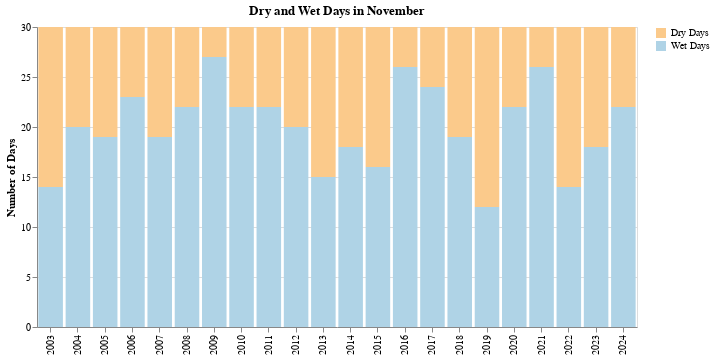

The cell this chart's notebook holds for it:
### Markdown cell above
The chart below shows the number of wet and dry days in November for each year since 2003.

### Code cell
chart = alt.Chart(df_melted).mark_bar().encode(
    x=alt.X('Year:O', title=None),
    y=alt.Y('Days:Q', title='Number of Days'),
    color=alt.Color('Day Type:N', title=None, scale=alt.Scale(scheme='blueorange', reverse=True))
).properties(
    title='Dry and Wet Days in November', width=600
)
chart

### Figure 1 — Vega-Lite specification as saved in the notebook (floating-point values rounded to 4 significant figures)
{"config": {"view": {"continuousWidth": 300, "continuousHeight": 300}}, "data": {"name": "data-4e35f8452cd2ddf6d91980a4e93fc6b2"}, "mark": {"type": "bar"}, "encoding": {"color": {"field": "Day Type", "scale": {"reverse": true, "scheme": "blueorange"}, "title": null, "type": "nominal"}, "x": {"field": "Year", "title": null, "type": "ordinal"}, "y": {"field": "Days", "title": "Number of Days", "type": "quantitative"}}, "title": "Dry and Wet Days in November", "width": 600, "$schema": "https://vega.github.io/schema/vega-lite/v5.8.0.json", "datasets": {"data-4e35f8452cd2ddf6d91980a4e93fc6b2": [{"Year": 2003, "Day Type": "Dry Days", "Days": 16}, {"Year": 2004, "Day Type": "Dry Days", "Days": 10}, {"Year": 2005, "Day Type": "Dry Days", "Days": 11}, {"Year": 2006, "Day Type": "Dry Days", "Days": 7}, {"Year": 2007, "Day Type": "Dry Days", "Days": 11}, {"Year": 2008, "Day Type": "Dry Days", "Days": 8}, {"Year": 2009, "Day Type": "Dry Days", "Days": 3}, {"Year": 2010, "Day Type": "Dry Days", "Days": 8}, {"Year": 2011, "Day Type": "Dry Days", "Days": 8}, {"Year": 2012, "Day Type": "Dry Days", "Days": 10}, {"Year": 2013, "Day Type": "Dry Days", "Days": 15}, {"Year": 2014, "Day Type": "Dry Days", "Days": 12}, {"Year": 2015, "Day Type": "Dry Days", "Days": 14}, {"Year": 2016, "Day Type": "Dry Days", "Days": 4}, {"Year": 2017, "Day Type": "Dry Days", "Days": 6}, {"Year": 2018, "Day Type": "Dry Days", "Days": 11}, {"Year": 2019, "Day Type": "Dry Days", "Days": 18}, {"Year": 2020, "Day Type": "Dry Days", "Days": 8}, {"Year": 2021, "Day Type": "Dry Days", "Days": 4}, {"Year": 2022, "Day Type": "Dry Days", "Days": 16}, {"Year": 2023, "Day Type": "Dry Days", "Days": 12}, {"Year": 2024, "Day Type": "Dry Days", "Days": 8}, {"Year": 2003, "Day Type": "Wet Days", "Days": 14}, {"Year": 2004, "Day Type": "Wet Days", "Days": 20}, {"Year": 2005, "Day Type": "Wet Days", "Days": 19}, {"Year": 2006, "Day Type": "Wet Days", "Days": 23}, {"Year": 2007, "Day Type": "Wet Days", "Days": 19}, {"Year": 2008, "Day Type": "Wet Days", "Days": 22}, {"Year": 2009, "Day Type": "Wet Days", "Days": 27}, {"Year": 2010, "Day Type": "Wet Days", "Days": 22}, {"Year": 2011, "Day Type": "Wet Days", "Days": 22}, {"Year": 2012, "Day Type": "Wet Days", "Days": 20}, {"Year": 2013, "Day Type": "Wet Days", "Days": 15}, {"Year": 2014, "Day Type": "Wet Days", "Days": 18}, {"Year": 2015, "Day Type": "Wet Days", "Days": 16}, {"Year": 2016, "Day Type": "Wet Days", "Days": 26}, {"Year": 2017, "Day Type": "Wet Days", "Days": 24}, {"Year": 2018, "Day Type": "Wet Days", "Days": 19}, {"Year": 2019, "Day Type": "Wet Days", "Days": 12}, {"Year": 2020, "Day Type": "Wet Days", "Days": 22}, {"Year": 2021, "Day Type": "Wet Days", "Days": 26}, {"Year": 2022, "Day Type": "Wet Days", "Days": 14}, {"Year": 2023, "Day Type": "Wet Days", "Days": 18}, {"Year": 2024, "Day Type": "Wet Days", "Days": 22}]}}
